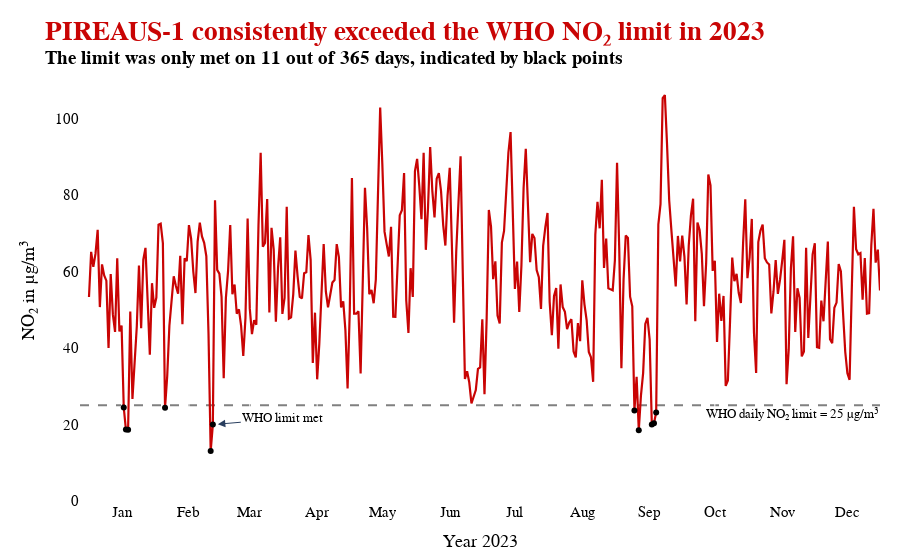

The code cell stored with this chart in its notebook:
### Markdown cell above
### 5. Time Series of PIREAUS-1 in comparison to the WHO limit:

### Code cell
# Filter out the site gr0030a and define the NO₂ time series for it and new column with site name for hovering:
gr0030a_data = sites_daily_no2[sites_daily_no2["site_id"] == "gr0030a"].copy()
gr0030a_data["hover_site"] = sites_daily_no2["site"].str.title()

fig3 = px.line(
    gr0030a_data,  
    x="date",
    y="no2",
    range_y=(0,110),
    title="<span style='color:rgba(201, 4, 4, 1);'>PIREAUS-1 consistently exceeded the WHO NO₂ limit in 2023</span><br>"
          "<sup><span style='color:rgba(0, 0, 0, 1);'>The limit was only met on 11 out of 365 days, indicated by black points</span></sup>",
    color="site_id",  
    color_discrete_map={"gr0030a": "rgba(201, 4, 4, 1)"},
    hover_data={"hover_site": True, "site_id": True, "date": True, "no2": True},
    custom_data=["hover_site", "site_id"]
)

# Add black points on the 11 days where the WHO limit is met:
points_data = gr0030a_data[gr0030a_data["no2"] <= 25]
fig3.add_trace(
    px.scatter(
        points_data, 
        x="date", 
        y="no2", 
        color_discrete_sequence=["rgba(0, 0, 0, 1)"],  
        hover_data={"hover_site": True, "site_id": True, "date": True, "no2": True},
        custom_data=["hover_site", "site_id"]
    ).update_traces(marker=dict(size=6, symbol="circle"))  
    .data[0]
)

update_hover_template(fig3, template_type="site")  # update hover data with predefinied custom function

# Customize layout:
fig3.update_layout(**base_layout)

# Add the horizontal line at 25 µg/m³ (WHO limit) as a background shape:
fig3.add_hline(
    y=25,
    line=dict(color="grey", dash="dash"),
    annotation_text="WHO daily NO₂ limit = 25 µg/m³",
    annotation_position="bottom right",
    annotation_font=dict(size=13, color="rgba(0, 0, 0, 1)"),
    layer="below"  
)

# Choose a point for the annotation
annotation_point = points_data.iloc[5]  # Use the first black point as the reference
fig3.add_annotation(
    x=annotation_point["date"],  # x-coordinate (date of the point)
    y=annotation_point["no2"],   # y-coordinate (just above the point to avoid overlap)
    text="WHO limit met",        # annotation text
    showarrow=True,              # show arrow
    arrowhead=2,                 # style of the arrowhead
    arrowsize=1.5,               # size of the arrow
    font=dict(size=13),          # font size of annotation text
    ax=70,                       # horizontal offset for the arrow (adjust as needed)
    ay=-6,                       # vertical offset for the arrow (adjust as needed)
    standoff=5
)

set_trace_style(fig3, "gr0030a", 2.2) 

# Show the plot:
fig3.show()

### Figure 1 — Plotly figure (JSON) as saved in the notebook; plotly's stock layout.template omitted (floating-point values rounded to 4 significant figures; data arrays with more than 128 entries replaced by an {"elided": "..."} marker saying what was removed)
{"data": [{"customdata": {"elided": "365x2 str values"}, "hovertemplate": "<b>Site:</b> %{customdata[0]}<br><b>Site ID:</b> %{customdata[1]}<br><b>Date:</b> %{x|%b %d, %Y}<br><b>NO₂:</b> %{y} µg/m³<br><extra></extra>", "legendgroup": "gr0030a", "line": {"color": "rgba(201, 4, 4, 1)", "dash": "solid", "width": 2.2}, "marker": {"symbol": "circle"}, "mode": "lines", "name": "gr0030a", "orientation": "v", "showlegend": true, "type": "scatter", "x": {"elided": "365 str values"}, "xaxis": "x", "y": {"elided": "365 float values"}, "yaxis": "y"}, {"customdata": [["Pireaus-1", "gr0030a"], ["Pireaus-1", "gr0030a"], ["Pireaus-1", "gr0030a"], ["Pireaus-1", "gr0030a"], ["Pireaus-1", "gr0030a"], ["Pireaus-1", "gr0030a"], ["Pireaus-1", "gr0030a"], ["Pireaus-1", "gr0030a"], ["Pireaus-1", "gr0030a"], ["Pireaus-1", "gr0030a"], ["Pireaus-1", "gr0030a"]], "hovertemplate": "<b>Site:</b> %{customdata[0]}<br><b>Site ID:</b> %{customdata[1]}<br><b>Date:</b> %{x|%b %d, %Y}<br><b>NO₂:</b> %{y} µg/m³<br><extra></extra>", "legendgroup": "", "marker": {"color": "rgba(0, 0, 0, 1)", "size": 6, "symbol": "circle"}, "mode": "markers", "name": "", "orientation": "v", "showlegend": false, "type": "scatter", "x": ["2023-01-17T00:00:00", "2023-01-18T00:00:00", "2023-01-19T00:00:00", "2023-02-05T00:00:00", "2023-02-26T00:00:00", "2023-02-27T00:00:00", "2023-09-09T00:00:00", "2023-09-11T00:00:00", "2023-09-17T00:00:00", "2023-09-18T00:00:00", "2023-09-19T00:00:00"], "xaxis": "x", "y": [24.42, 18.67, 18.59, 24.38, 13.04, 19.96, 23.67, 18.5, 20, 20.33, 23.12], "yaxis": "y"}], "layout": {"annotations": [{"font": {"color": "rgba(0, 0, 0, 1)", "size": 13}, "showarrow": false, "text": "WHO daily NO₂ limit = 25 µg/m³", "x": 1, "xanchor": "right", "xref": "x domain", "y": 25, "yanchor": "top", "yref": "y"}, {"arrowhead": 2, "arrowsize": 1.5, "ax": 70, "ay": -6, "font": {"size": 13}, "showarrow": true, "standoff": 5, "text": "WHO limit met", "x": "2023-02-27T00:00:00", "y": 19.96}], "font": {"color": "black", "family": "Times New Roman", "size": 15}, "legend": {"title": {"text": "site_id"}, "tracegroupgap": 0}, "margin": {"b": 50, "l": 80, "r": 20, "t": 80}, "paper_bgcolor": "white", "plot_bgcolor": "white", "shapes": [{"layer": "below", "line": {"color": "grey", "dash": "dash"}, "type": "line", "x0": 0, "x1": 1, "xref": "x domain", "y0": 25, "y1": 25, "yref": "y"}], "showlegend": false, "title": {"font": {"family": "Times New Roman", "size": 27, "weight": "bold"}, "text": "<span style='color:rgba(201, 4, 4, 1);'>PIREAUS-1 consistently exceeded the WHO NO₂ limit in 2023</span><br><sup><span style='color:rgba(0, 0, 0, 1);'>The limit was only met on 11 out of 365 days, indicated by black points</span></sup>"}, "xaxis": {"anchor": "y", "domain": [0, 1], "tickformat": "%b", "tickvals": ["2023-01-16T00:00:00", "2023-02-16T00:00:00", "2023-03-16T00:00:00", "2023-04-16T00:00:00", "2023-05-16T00:00:00", "2023-06-16T00:00:00", "2023-07-16T00:00:00", "2023-08-16T00:00:00", "2023-09-16T00:00:00", "2023-10-16T00:00:00", "2023-11-16T00:00:00", "2023-12-16T00:00:00"], "title": {"font": {"size": 18}, "text": "Year 2023"}}, "yaxis": {"anchor": "x", "domain": [0, 1], "range": [0, 110], "title": {"font": {"size": 18}, "text": "NO₂ in µg/m³"}}}}
